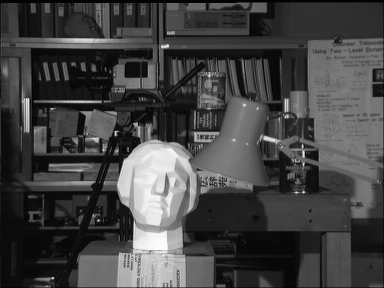
#> input picture ch02_imageproc2/tsukuba_l.png, 384 x 288 px
$ jupyter execute --allow-errors histeq.ipynb
#> lines starting #> are read from the running program, lines starting #| are printed output that depends on the picture
[cell 1]
import numpy as np
import matplotlib.pyplot as plt
import cv2

#> (a cell that did not finish here is left out)

#> (a cell that did not finish here is left out)

#> (a cell that did not finish here is left out)

#> (a cell that did not finish here is left out)

[cell 6]
plt.subplot(1,2,1)
#> (the rest of this cell did not finish here and is left out)

#> (a cell that did not finish here is left out)

#> (a cell that did not finish here is left out)

[cell 9]
img = cv2.imread('tsukuba_l.png', cv2.IMREAD_GRAYSCALE)
#> img is the input picture: shape (288, 384); min 0, max 252, mean 67.6
assert img is not None, "file could not be read, check with os.path.exists()"
img_eq = cv2.equalizeHist(img)
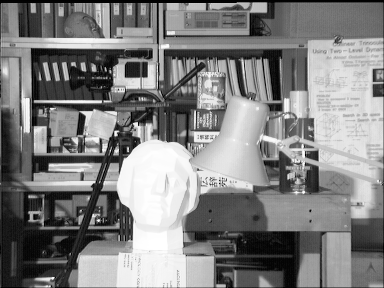
#> img_eq: shape (288, 384); min 0, max 255, mean 128.6

plt.subplot(1,2,1), plt.imshow(img, cmap="gray"), plt.axis('off'), plt.title('input')
plt.subplot(1,2,2), plt.imshow(img_eq, cmap="gray"), plt.axis('off'), plt.title('equalized')
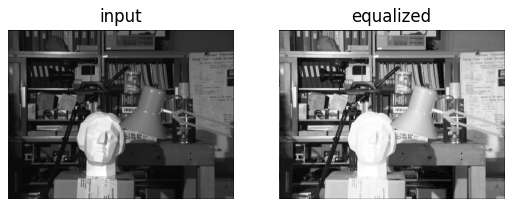
#> figure drawn by matplotlib, 2 panels

[cell 10]
 # create a CLAHE object (Arguments are optional).
clahe = cv2.createCLAHE(clipLimit=2.0, tileGridSize=(8,8))
img_cl1 = clahe.apply(img)
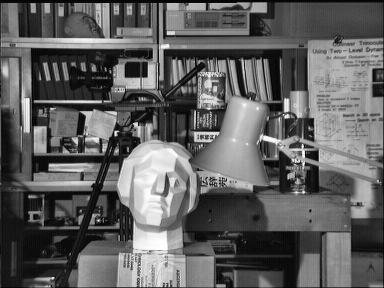
#> img_cl1: shape (288, 384); min 1, max 255, mean 95.9

[cell 11]
plt.subplot(1,3,1), plt.imshow(img, cmap="gray"), plt.axis('off'), plt.title('input')
plt.subplot(1,3,2), plt.imshow(img_eq, cmap="gray"), plt.axis('off'), plt.title('equalized')
plt.subplot(1,3,3), plt.imshow(img_cl1, cmap="gray"), plt.axis('off'), plt.title('adaptive equalized')
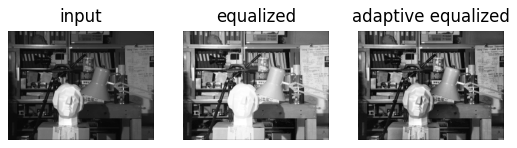
#> figure drawn by matplotlib, 3 panels

$ run again, with ch02_imageproc2/manyhands.jpg saved as ch02_imageproc2/tsukuba_l.png
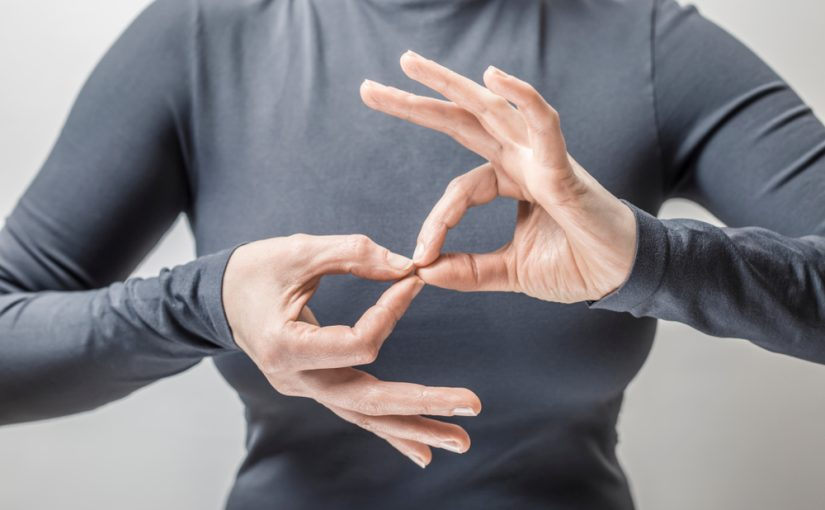
#> input picture ch02_imageproc2/manyhands.jpg, 825 x 510 px
#> `img_eq = cv2.equalizeHist(img)`:
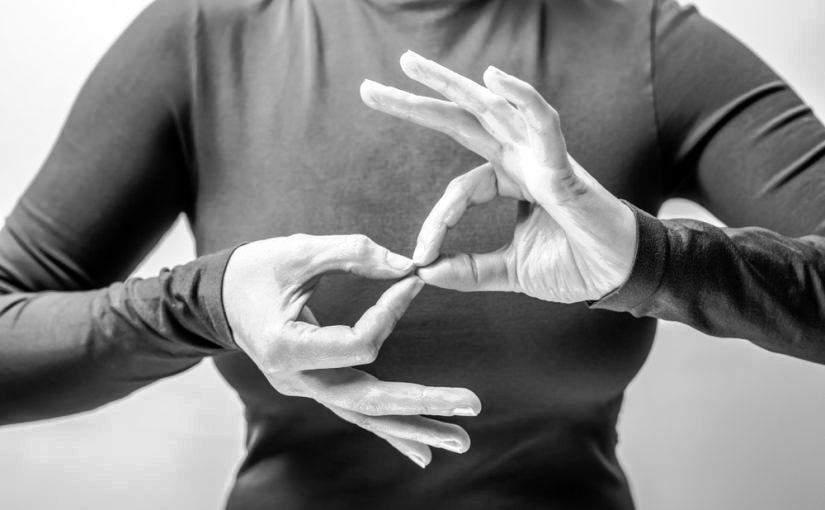
#> img_eq: shape (510, 825); min 0, max 255, mean 128.2
#> `img_cl1 = clahe.apply(img)`:
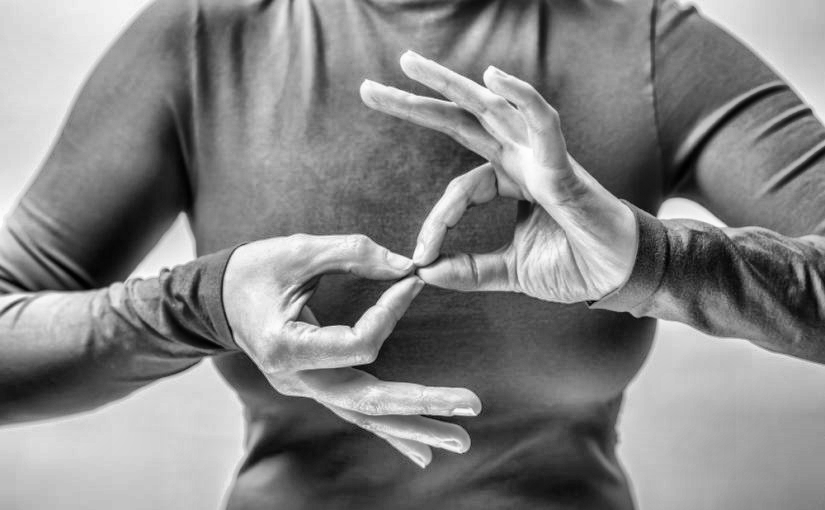
#> img_cl1: shape (510, 825); min 1, max 254, mean 133.1

$ run again, with ch02_imageproc2/sky_castle.jpg saved as ch02_imageproc2/tsukuba_l.png
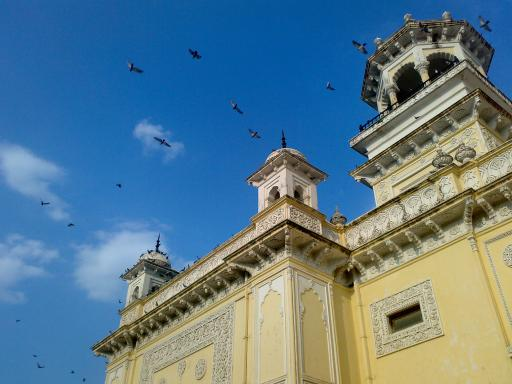
#> input picture ch02_imageproc2/sky_castle.jpg, 512 x 384 px
#> `img_eq = cv2.equalizeHist(img)`:
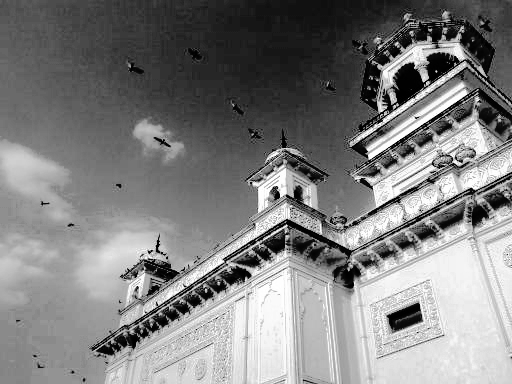
#> img_eq: shape (384, 512); min 0, max 255, mean 128.6
#> `img_cl1 = clahe.apply(img)`:
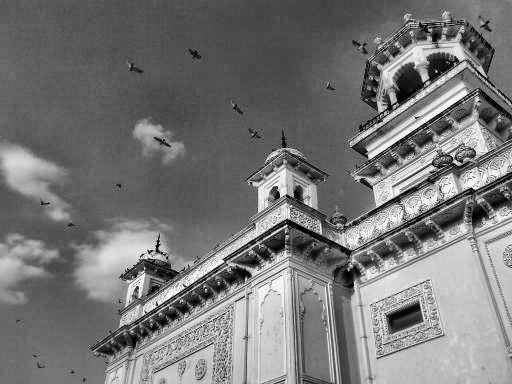
#> img_cl1: shape (384, 512); min 0, max 255, mean 119.1
